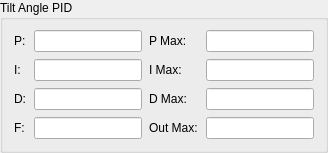
               <widget class="QGroupBox" name="TiltAngle">
                <property name="title">
                 <string>Tilt Angle PID</string>
                </property>
                <layout class="QHBoxLayout" name="horizontalLayout_15">
                 <property name="spacing">
                  <number>7</number>
                 </property>
                 <property name="topMargin">
                  <number>10</number>
                 </property>
                 <item>
                  <layout class="QFormLayout" name="formLayout_9">
                   <property name="horizontalSpacing">
                    <number>8</number>
                   </property>
                   <item row="0" column="0">
                    <widget class="QLabel" name="label_CTRL_TLT_ANG_P">
                     <property name="sizePolicy">
                      <sizepolicy hsizetype="Preferred" vsizetype="Preferred">
                       <horstretch>0</horstretch>
                       <verstretch>0</verstretch>
                      </sizepolicy>
                     </property>
                     <property name="text">
                      <string>P:</string>
                     </property>
                    </widget>
                   </item>
                   <item row="0" column="1">
                    <widget class="QLineEdit" name="CTRL_TLT_ANG_P">
                     <property name="sizePolicy">
                      <sizepolicy hsizetype="Maximum" vsizetype="Fixed">
                       <horstretch>0</horstretch>
                       <verstretch>0</verstretch>
                      </sizepolicy>
                     </property>
                    </widget>
                   </item>
                   <item row="1" column="1">
                    <widget class="QLineEdit" name="CTRL_TLT_ANG_I">
                     <property name="sizePolicy">
                      <sizepolicy hsizetype="Maximum" vsizetype="Fixed">
                       <horstretch>0</horstretch>
                       <verstretch>0</verstretch>
                      </sizepolicy>
                     </property>
                    </widget>
                   </item>
                   <item row="1" column="0">
                    <widget class="QLabel" name="label_CTRL_TLT_ANG_I">
                     <property name="sizePolicy">
                      <sizepolicy hsizetype="Preferred" vsizetype="Preferred">
                       <horstretch>0</horstretch>
                       <verstretch>0</verstretch>
                      </sizepolicy>
                     </property>
                     <property name="text">
                      <string>I:</string>
                     </property>
                    </widget>
                   </item>
                   <item row="2" column="0">
                    <widget class="QLabel" name="label_CTRL_TLT_ANG_D">
                     <property name="sizePolicy">
                      <sizepolicy hsizetype="Preferred" vsizetype="Preferred">
                       <horstretch>0</horstretch>
                       <verstretch>0</verstretch>
                      </sizepolicy>
                     </property>
                     <property name="text">
                      <string>D:</string>
                     </property>
                    </widget>
                   </item>
                   <item row="2" column="1">
                    <widget class="QLineEdit" name="CTRL_TLT_ANG_D">
                     <property name="sizePolicy">
                      <sizepolicy hsizetype="Maximum" vsizetype="Fixed">
                       <horstretch>0</horstretch>
                       <verstretch>0</verstretch>
                      </sizepolicy>
                     </property>
                    </widget>
                   </item>
                   <item row="3" column="0">
                    <widget class="QLabel" name="label_CTRL_TLT_ANG_F">
                     <property name="sizePolicy">
                      <sizepolicy hsizetype="Preferred" vsizetype="Preferred">
                       <horstretch>0</horstretch>
                       <verstretch>0</verstretch>
                      </sizepolicy>
                     </property>
                     <property name="text">
                      <string>F:</string>
                     </property>
                    </widget>
                   </item>
                   <item row="3" column="1">
                    <widget class="QLineEdit" name="CTRL_TLT_ANG_F">
                     <property name="sizePolicy">
                      <sizepolicy hsizetype="Maximum" vsizetype="Fixed">
                       <horstretch>0</horstretch>
                       <verstretch>0</verstretch>
                      </sizepolicy>
                     </property>
                    </widget>
                   </item>
                  </layout>
                 </item>
                 <item>
                  <layout class="QFormLayout" name="formLayout_10">
                   <property name="horizontalSpacing">
                    <number>8</number>
                   </property>
                   <item row="0" column="0">
                    <widget class="QLabel" name="label_CTRL_TLT_ANG_PM">
                     <property name="sizePolicy">
                      <sizepolicy hsizetype="Preferred" vsizetype="Preferred">
                       <horstretch>0</horstretch>
                       <verstretch>0</verstretch>
                      </sizepolicy>
                     </property>
                     <property name="text">
                      <string>P Max:</string>
                     </property>
                    </widget>
                   </item>
                   <item row="0" column="1">
                    <widget class="QLineEdit" name="CTRL_TLT_ANG_PM">
                     <property name="sizePolicy">
                      <sizepolicy hsizetype="Maximum" vsizetype="Fixed">
                       <horstretch>0</horstretch>
                       <verstretch>0</verstretch>
                      </sizepolicy>
                     </property>
                    </widget>
                   </item>
                   <item row="1" column="0">
                    <widget class="QLabel" name="label_CTRL_TLT_ANG_IM">
                     <property name="sizePolicy">
                      <sizepolicy hsizetype="Preferred" vsizetype="Preferred">
                       <horstretch>0</horstretch>
                       <verstretch>0</verstretch>
                      </sizepolicy>
                     </property>
                     <property name="text">
                      <string>I Max:</string>
                     </property>
                    </widget>
                   </item>
                   <item row="1" column="1">
                    <widget class="QLineEdit" name="CTRL_TLT_ANG_IM">
                     <property name="sizePolicy">
                      <sizepolicy hsizetype="Maximum" vsizetype="Fixed">
                       <horstretch>0</horstretch>
                       <verstretch>0</verstretch>
                      </sizepolicy>
                     </property>
                    </widget>
                   </item>
                   <item row="2" column="0">
                    <widget class="QLabel" name="label_CTRL_TLT_ANG_DM">
                     <property name="sizePolicy">
                      <sizepolicy hsizetype="Preferred" vsizetype="Preferred">
                       <horstretch>0</horstretch>
                       <verstretch>0</verstretch>
                      </sizepolicy>
                     </property>
                     <property name="text">
                      <string>D Max:</string>
                     </property>
                    </widget>
                   </item>
                   <item row="2" column="1">
                    <widget class="QLineEdit" name="CTRL_TLT_ANG_DM">
                     <property name="sizePolicy">
                      <sizepolicy hsizetype="Maximum" vsizetype="Fixed">
                       <horstretch>0</horstretch>
                       <verstretch>0</verstretch>
                      </sizepolicy>
                     </property>
                    </widget>
                   </item>
                   <item row="3" column="0">
                    <widget class="QLabel" name="label_CTRL_TLT_ANG_OM">
                     <property name="sizePolicy">
                      <sizepolicy hsizetype="Preferred" vsizetype="Preferred">
                       <horstretch>0</horstretch>
                       <verstretch>0</verstretch>
                      </sizepolicy>
                     </property>
                     <property name="text">
                      <string>Out Max:</string>
                     </property>
                    </widget>
                   </item>
                   <item row="3" column="1">
                    <widget class="QLineEdit" name="CTRL_TLT_ANG_OM">
                     <property name="sizePolicy">
                      <sizepolicy hsizetype="Maximum" vsizetype="Fixed">
                       <horstretch>0</horstretch>
                       <verstretch>0</verstretch>
                      </sizepolicy>
                     </property>
                    </widget>
                   </item>
                  </layout>
                 </item>
                </layout>
               </widget>
